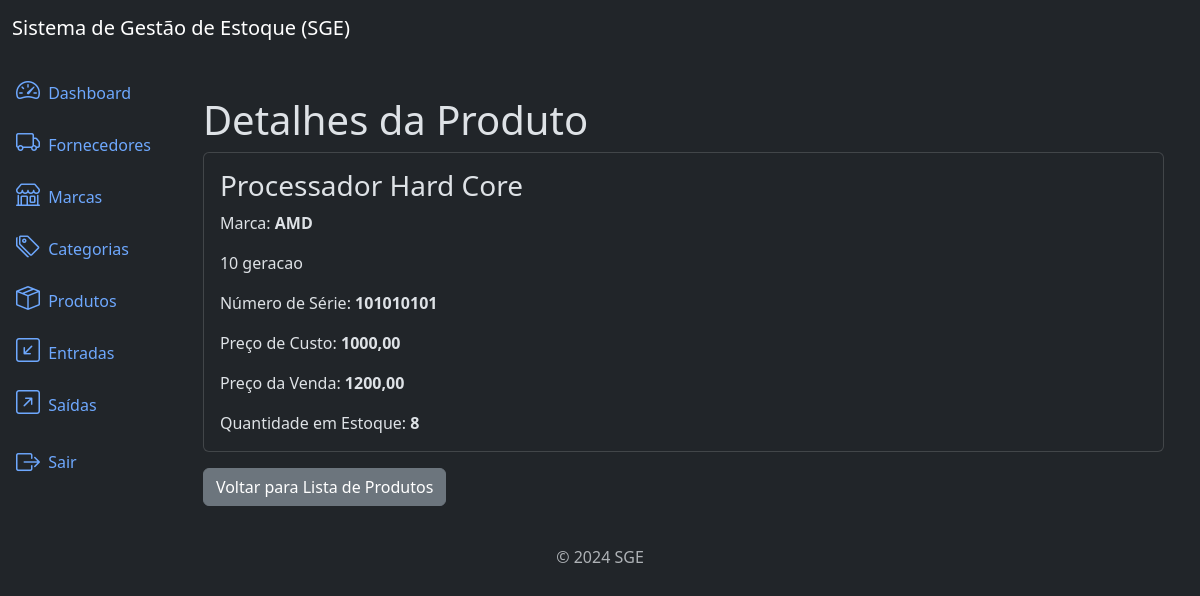
Screenshot of /products/2/detail/ (signed in) with the database file from the repository.
### products/models.py (models this page shows, shortened)
class Product(models.Model):
    title = models.CharField(max_length=500)
    category = models.ForeignKey(Category, on_delete=models.PROTECT, related_name='products')
    brand = models.ForeignKey(Brand, on_delete=models.PROTECT, related_name='products')
    description = models.TextField(null=True, blank=True)
    serie_number = models.CharField(max_length=200, null=True, blank=True)
    cost_price = models.DecimalField(max_digits=20, decimal_places=2)
    selling_price = models.DecimalField(max_digits=20, decimal_places=2)
    quantity = models.IntegerField(default=0)
    created_at = models.DateTimeField(auto_now_add=True)
    updated_at = models.DateTimeField(auto_now=True)
    class Meta:
        ordering = ['title']

### brands/models.py (models this page shows)
class Brand(models.Model):
    name = models.CharField(max_length=500)
    description = models.TextField(null=True, blank=True)
    created_at = models.DateTimeField(auto_now_add=True)
    updated_at = models.DateTimeField(auto_now=True)
    class Meta:
        ordering = ['name']
    def __str__(self):
        return self.name

### products/views.py (the view)
# urls.py: path('products/<int:pk>/detail/', ProductDetailView.as_view(), name='product_detail'),
class ProductDetailView(LoginRequiredMixin, PermissionRequiredMixin, DetailView):
    model = Product
    template_name = 'product_detail.html'
    permission_required = 'products.view_product'

### products/templates/product_detail.html (shortened to what this page needs)
{% extends 'base.html' %}
{% block content %}
<div class="container mt-4">
    <h3 class="display-6">Detalhes da Produto</h3>
    <div class="card">
        <div class="card-body">
            <h3 class="card-title">
                {{ object.title }}
            </h3>
            <p class="card-text">
                Marca: <strong>{{ object.brand }}</strong>
            </p>
            <p class="card-text">
                {{ object.description }}
            </p>Número de Série: <strong>{{ object.serie_number }}</strong>
            <p class="card-text">
                Preço de Custo: <strong>{{ object.cost_price }}</strong>
            </p>
            <p class="card-text">
                Preço da Venda: <strong>{{ object.selling_price }}</strong>
            </p>
            <p class="card-text">
                Quantidade em Estoque: <strong>{{ object.quantity }}</strong>
            </p>
        </div>
    </div>
    <a href="{% url 'product_list' %}" class="btn btn-secondary mt-3">Voltar para Lista de Produtos</a>
</div>
{% endblock %}

### rows the page displays
Product: title "Processador Hard Core", brand "AMD", description "10 geracao", serie_number "101010101", cost_price "1000,00", selling_price "1200,00", quantity "8"
